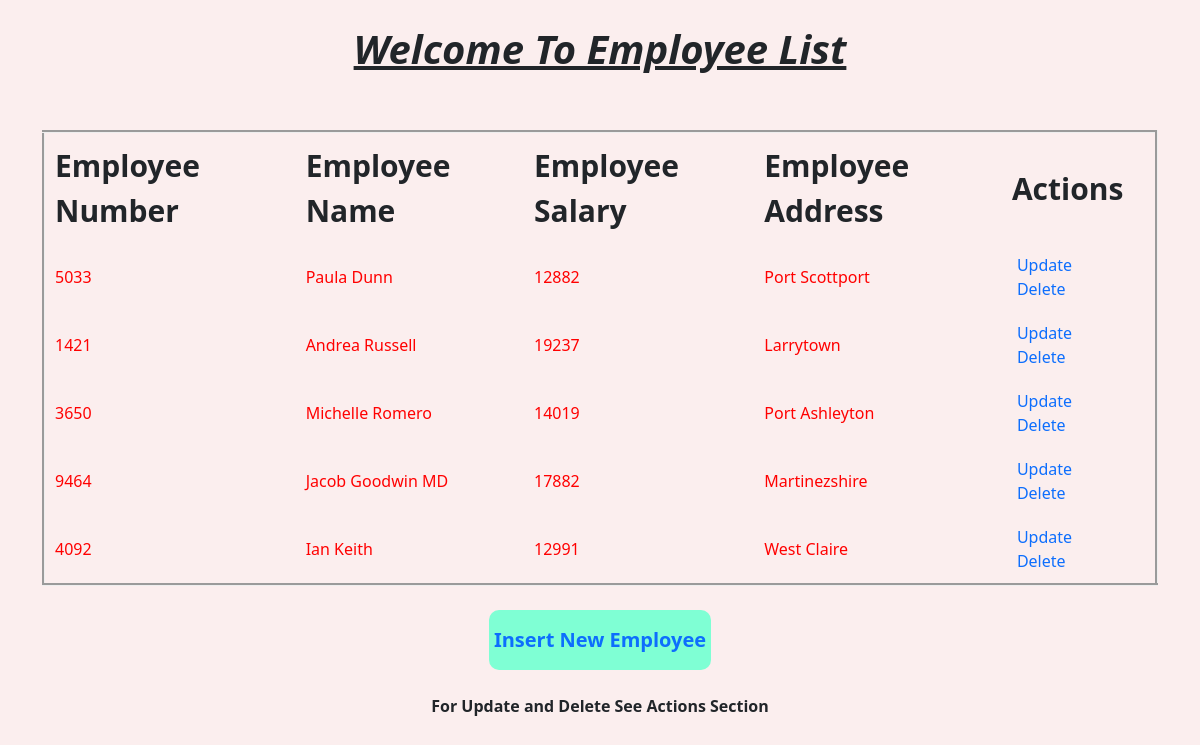
The page / on the database its author committed.
### testapp/models.py (models this page shows)
class Employee(models.Model):
    eno=models.IntegerField()
    ename=models.CharField(max_length=30)
    esal=models.IntegerField()
    eaddr=models.CharField(max_length=30)

### testapp/views.py (the view)
# urls.py: path('',views.retrieve_view),
def retrieve_view(request):#READ
    emp_list = Employee.objects.all()
    return render(request,'testapp/index.html',{'emp_list':emp_list})

### templates/testapp/index.html (shortened to what this page needs)
<!DOCTYPE html>
<link href="https://cdn.jsdelivr.net/npm/bootstrap@5.3.3/dist/css/bootstrap.min.css" rel="stylesheet"
>
{% extends 'testapp/base.html' %}
{% block body_block %}
<h1><i><b><u>Welcome To Employee List</h1></i></b></u><br>
<table border="3">
   <thead>
      <th>Employee Number</th>
      <th>Employee Name</th>
      <th>Employee Salary</th>
      <th>Employee Address</th>
      <th>Actions</th>
   </thead>
   {% for emp in emp_list %}
   <tr>
      <td>{{emp.eno}}</td>
      <td>{{emp.ename}}</td>
      <td>{{emp.esal}}</td>
      <td>{{emp.eaddr}}</td>
      <td>
         <a href="/update/{{emp.id}}" id="update">Update</a> &nbsp&nbsp&nbsp
         <a href="/delete/{{emp.id}}">Delete</a>
      </td>
   </tr>
   {% endfor %}
</table>
<br>
<div class="newrecord">
<a href="/insert">Insert New Employee</a><br><br>
</div><br>
<strong>For Update and Delete See Actions Section </strong>
{% endblock %}

### templates/testapp/base.html (shortened to what this page needs)
<!DOCTYPE html>
<html lang="en">
<head>
</head>
<body>
    <div class="container" align='center'>
        {% block body_block %}
        {% endblock %}
    </div>
</body>
</html>

### templates/testapp/base.html (style rules this page uses)
body { background-color: rgb(251, 238, 238); }
h1 { margin-top: 10px; display: flex; justify-content: center; padding: 15px; }
a { text-decoration: none; padding: 5px; }
table { padding: 10px; margin-top: 10px; border: dashed; border-radius: 10px; border-style: groove; }
th { padding: 10px; font-size: 30px; }
td { color: red; padding: 10px; }
.newrecord { background-color: aquamarine; width: max-content; display: flex; align-items: center; border-radius: 10px; font-size: 20px; font-weight: bold; }

### rows shown on the page
Employee: eno "5033", ename "Paula Dunn", esal "12882", eaddr "Port Scottport"
Employee: eno "1421", ename "Andrea Russell", esal "19237", eaddr "Larrytown"
Employee: eno "3650", ename "Michelle Romero", esal "14019", eaddr "Port Ashleyton"
Employee: eno "9464", ename "Jacob Goodwin MD", esal "17882", eaddr "Martinezshire"
Employee: eno "4092", ename "Ian Keith", esal "12991", eaddr "West Claire"
